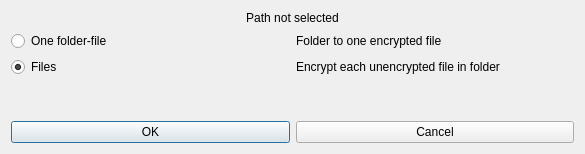
<?xml version="1.0" encoding="UTF-8"?>
<ui version="4.0">
 <class>FolderEncrypt</class>
 <widget class="QDialog" name="FolderEncrypt">
  <property name="geometry">
   <rect>
    <x>0</x>
    <y>0</y>
    <width>585</width>
    <height>154</height>
   </rect>
  </property>
  <property name="windowTitle">
   <string>Select folder encrypt type</string>
  </property>
  <layout class="QGridLayout" name="gridLayout">
   <item row="2" column="0">
    <layout class="QHBoxLayout" name="horizontalLayout_4">
     <item>
      <widget class="QPushButton" name="pushButton_apply">
       <property name="text">
        <string>OK</string>
       </property>
      </widget>
     </item>
     <item>
      <widget class="QPushButton" name="pushButton_cancel">
       <property name="text">
        <string>Cancel</string>
       </property>
      </widget>
     </item>
    </layout>
   </item>
   <item row="0" column="0">
    <layout class="QVBoxLayout" name="verticalLayout">
     <item>
      <widget class="QLabel" name="path">
       <property name="text">
        <string>Path not selected</string>
       </property>
       <property name="alignment">
        <set>Qt::AlignCenter</set>
       </property>
      </widget>
     </item>
     <item>
      <layout class="QHBoxLayout" name="horizontalLayout">
       <item>
        <widget class="QRadioButton" name="radioButton_one">
         <property name="text">
          <string>One folder-file</string>
         </property>
        </widget>
       </item>
       <item>
        <widget class="QLabel" name="label">
         <property name="text">
          <string>Folder to one encrypted file</string>
         </property>
        </widget>
       </item>
      </layout>
     </item>
     <item>
      <layout class="QHBoxLayout" name="horizontalLayout_3">
       <item>
        <widget class="QRadioButton" name="radioButton_files">
         <property name="text">
          <string>Files</string>
         </property>
         <property name="checked">
          <bool>true</bool>
         </property>
        </widget>
       </item>
       <item>
        <widget class="QLabel" name="label_3">
         <property name="text">
          <string>Encrypt each unencrypted file in folder</string>
         </property>
        </widget>
       </item>
      </layout>
     </item>
    </layout>
   </item>
   <item row="1" column="0">
    <spacer name="verticalSpacer">
     <property name="orientation">
      <enum>Qt::Vertical</enum>
     </property>
     <property name="sizeHint" stdset="0">
      <size>
       <width>20</width>
       <height>40</height>
      </size>
     </property>
    </spacer>
   </item>
  </layout>
 </widget>
 <resources/>
 <connections/>
</ui>
